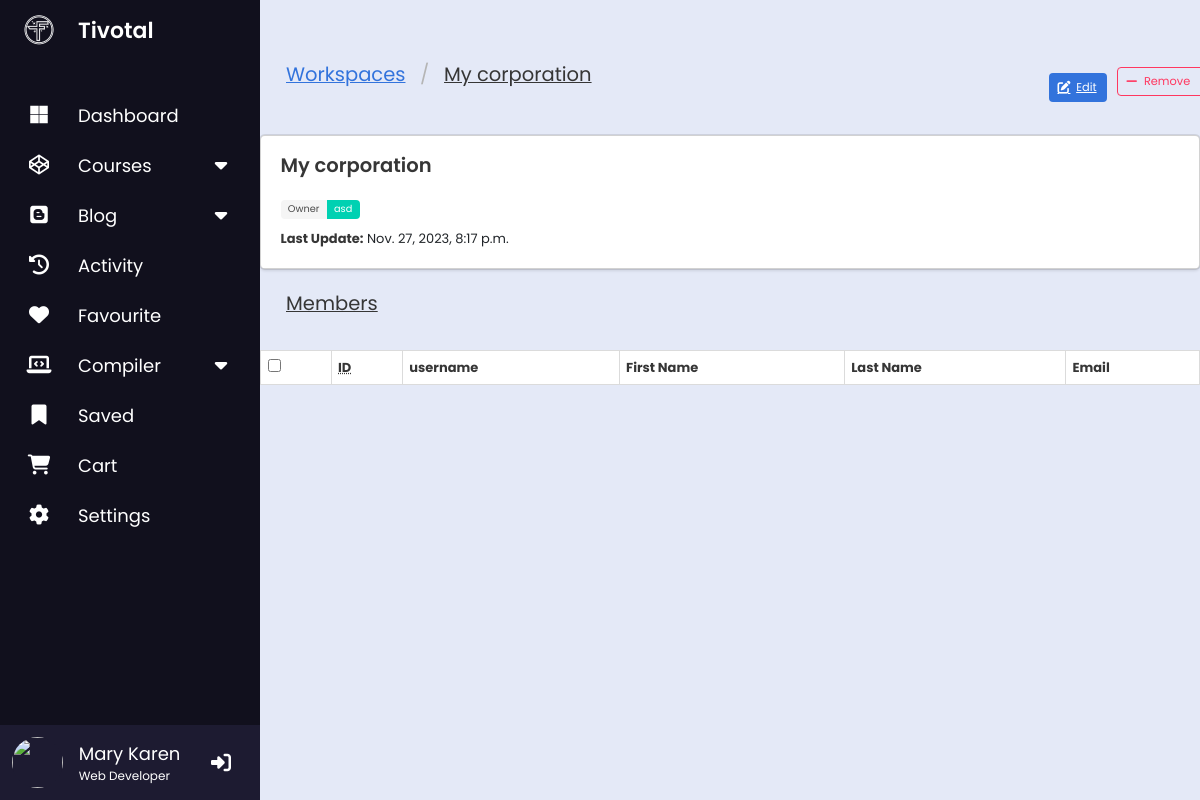
Page /api/1/workspaces/1/ (signed in) on the earlier database version.
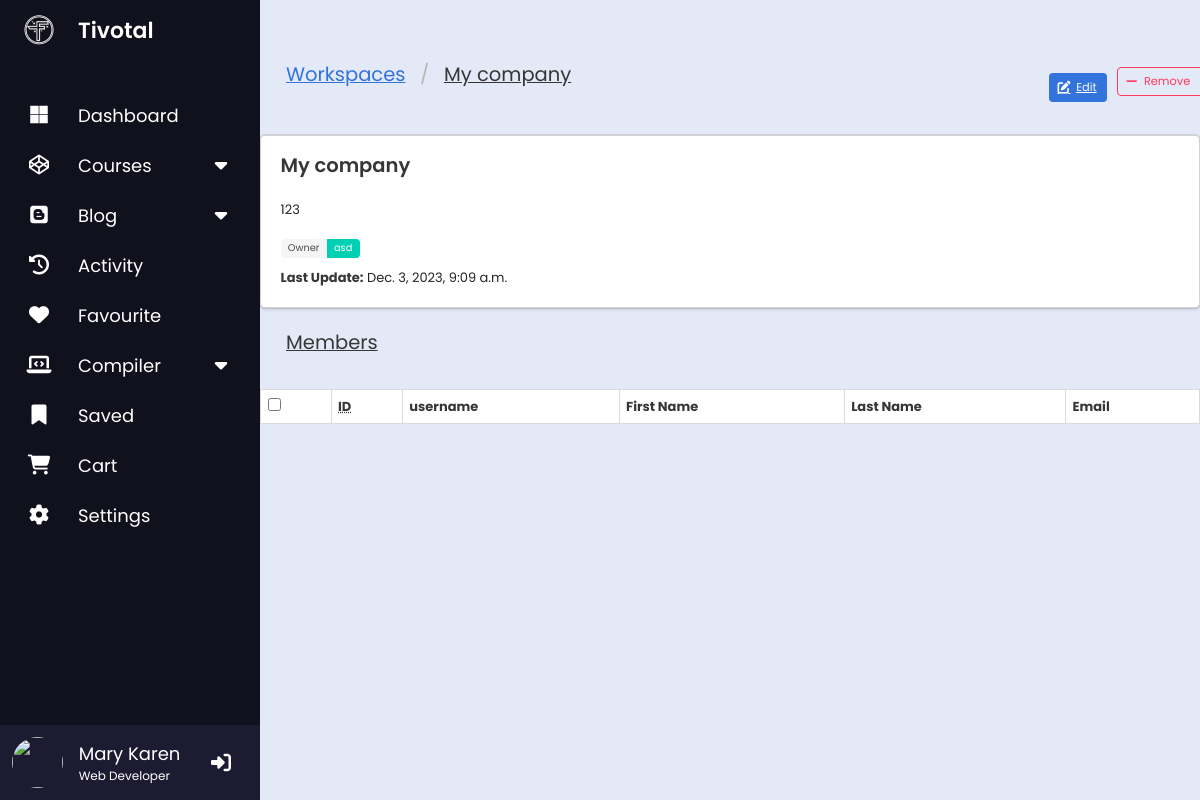
Same page on the later database version.
### api/workspace/models.py (models this page shows, shortened)
class Workspace(models.Model):
    slug = models.SlugField(max_length=100, db_index=True, default='default')
    name = models.CharField(max_length=100, db_index=True)
    description = models.TextField(blank=True, null=True)
    owner = models.ForeignKey(settings.AUTH_USER_MODEL, null=True, blank=True, on_delete=models.CASCADE)
    members = models.ManyToManyField(settings.AUTH_USER_MODEL, related_name='members_set', blank=True)
    created_at = models.DateTimeField(auto_now=True, db_index=True)
    updated_at = models.DateTimeField(auto_now_add=True, db_index=True)
    class Meta:
        unique_together = ('slug', 'owner')
        get_latest_by = 'created_at'
        ordering = ['owner', 'name']
        verbose_name = 'workspace'
        verbose_name_plural = 'workspaces'

### api/user/models.py (models this page shows, shortened)
class User(AbstractUser):
    first_name = models.CharField(blank=True, max_length=255)
    last_name = models.CharField(blank=True, max_length=255)
    invitation_notification = models.ForeignKey(Notification, null=True, blank=True, on_delete=models.SET_NULL)

### api/workspace/views.py (the view, shortened to what this page needs)
# urls.py: path('<int:pk>/', WorkspaceDetailView.as_view(), name='workspace-detail'),
@method_decorator(login_required, name='dispatch')
class WorkspaceDetailView(DetailView):
    model = Workspace
    def get_children(self):
        return self.get_object().members.order_by('username')
    def get_context_data(self, **kwargs):
        context = super().get_context_data(**kwargs)
        context['objects_by_group'] = [(None, self.get_children())]
        context['current_workspace'] = self.kwargs['workspace']
        return context

### api/forms.py
class SearchForm(forms.Form):
    q = forms.CharField(
        help_text="Click to see help & options",
        required=False,
        widget=forms.TextInput(attrs={
            'autocomplete': 'off'
        })
    )

### api/context_processors.py (called while the page is built)
def site(request):
    return dict(
        current_site=SimpleLazyObject(lambda: get_current_site(request)),
    )

def navigation(request):
    params = dict(
        encoded_url=quote_plus(request.get_full_path()),
        next_url=unquote_plus(request.GET.get('next', ''))
    )
    try:
        params['page'] = int(request.GET.get('page', 0))
    except ValueError:
        pass
    get_vars = request.GET.copy()
    try:
        get_vars.pop('page')
    except KeyError:
        pass
    params['get_vars'] = "&" + get_vars.urlencode()
    return params

def search(request):
    return dict(search_form=SearchForm(request.GET))

### api/workspace/templates/workspace/workspace_detail.html (shortened to what this page needs)
{% extends 'base.html' %}
{% block content %}
	<nav class="level">
    <form method="GET">
      <div class="level-left">
        <nav class="breadcrumb is-large" aria-label="breadcrumbs">
          <ul>
            <li><a href="{% url 'workspaces:workspace-list' current_workspace %}">Workspaces</a></li>
            <li class="is-active">
              <a href="#" aria-current="page">
                {{ object.name }}
              </a>
            </li>
          </ul>
        </nav>
      </div>
    </form>
    <form method="POST">
      <div class="level-right">
        <div class="level-item">
          <a href="{% url 'workspaces:workspace-edit' current_workspace workspace.id %}?next={{ encoded_url }}" class="button is-link">
            <span class="icon is-small">
              <i class="fas fa-edit"></i>
            </span>
            <small>Edit</small>
          </a>
        </div>
        <div class="level-item">
          <div class="field has-addons">
            <p class="control">
              <form method="POST">
                <button class="button is-danger is-outlined" type="submit" name="remove" value="yes">
                  <span class="icon is-small">
                    <i class="fas fa-minus"></i>
                  </span>
                  <small>Remove</small>
                </button>
              </form>
            </p>
          </div>
        </div>
      </div>
    </form>
	</nav>
	<div class="card">
		<div class="card-content">
			<div class="media">
				<div class="media-content">
					<p class="title is-4">{{ workspace.name }}</p>
				</div>
			</div>
			<div class="content">
                {% if workspace.description %}
  				  {{ workspace.description|default:'' }}<br/><br/>
                {% endif %}
				<div class="field is-grouped is-grouped-multiline">
					<div class="control">
						<div class="tags has-addons">
							<span class="tag">Owner</span>
							<span class="tag is-primary">{{ workspace.owner }}</span>
						</div>
					</div>
				</div>
				<strong>Last Update:</strong> <time datetime="{{ workspace.updated_at }}">{{ workspace.updated_at }}</time>
			</div>
		</div>
	</div>
  <br/>
	<nav class="level">
    <form method="GET">
      <div class="level-left">
        <nav class="breadcrumb is-large" aria-label="breadcrumbs" style="margin: 0;">
          <ul>
            <li class="is-active"><a href="#" aria-current="page">Members</a></li>
          </ul>
        </nav>
      </div>
    </form>
		<div class="level-right">
		</div>
	</nav>
  <form id="object-list" name="object-list" method="POST">
    {% for group_title, object_list in objects_by_group %}
      <table class="table is-bordered is-striped is-hoverable is-fullwidth">
        <thead>
          <tr>
            <th>
                <input type="checkbox" class="selectAll" />
            </th>
            <th><abbr title="Identification Number">ID</abbr></th>
            <th>username</th>
            <th>First Name</th>
            <th>Last Name</th>
            <th>Email</th>
          </tr>
        </thead>
      </table>
    {% endfor %}
  </form>
{% endblock %}

Differences in the rows shown:
changed Workspace "asd": name "My corporation" → "My company"; description (not shown) → "123"; updated_at "Nov. 27, 2023, 8:17 p.m." → "Dec. 3, 2023, 9:09 a.m."
